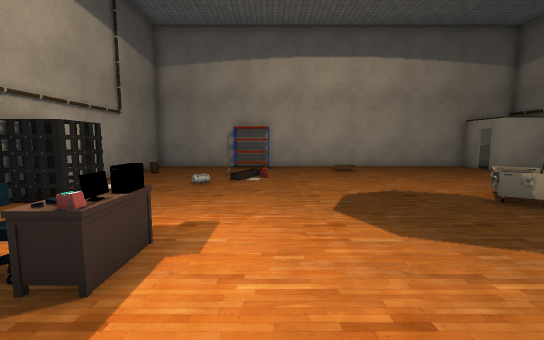
View 1 (above)

16 first-person views from a walk through a Unity game level. The camera is 1.4 m above the floor, tilts 6° down and sees 90° across. The floor is counted in squares, 1 m on a side. Each view is taken from the middle of a square. On the plan, view 1 faces up. The plan holds only what a view shows up to about 13 squares ahead; the rest is blank. The player is left out. Door leaves are left out, so doorways stand open. Some surface patterns are stand-ins.

View 2
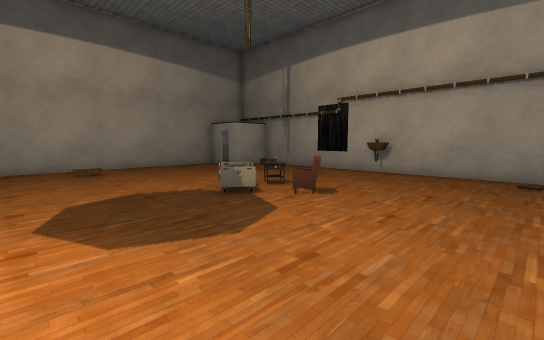

View 3
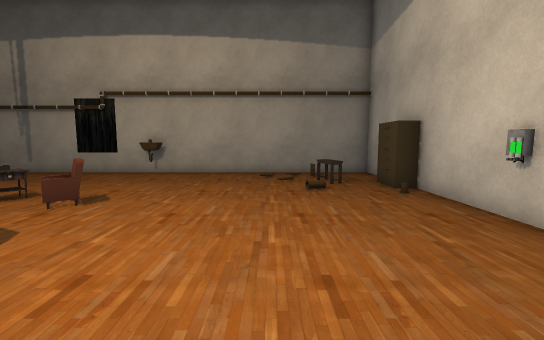

View 4
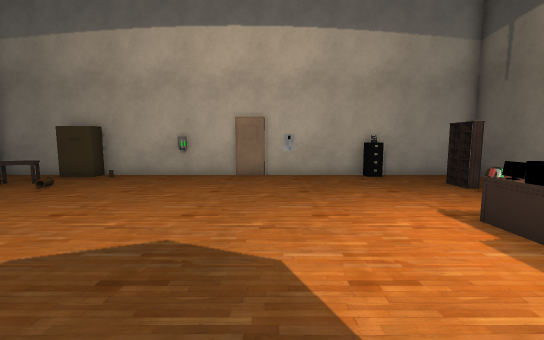

View 5
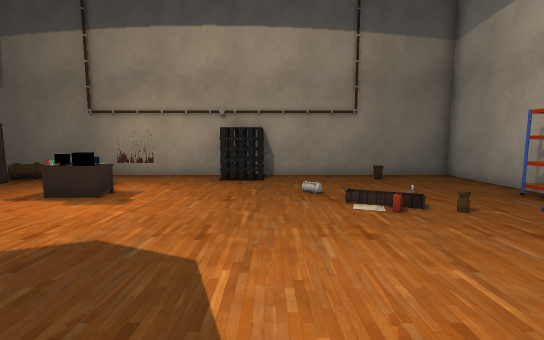

View 6
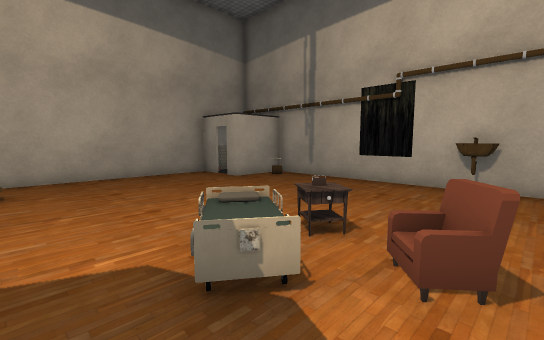

View 7
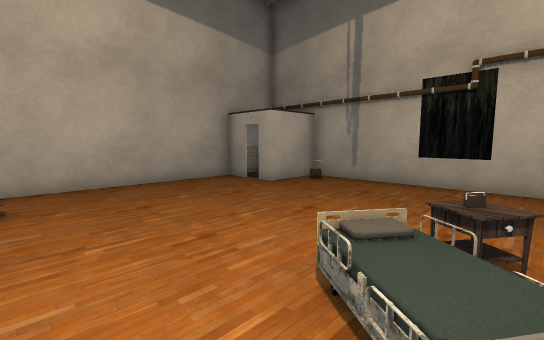

View 8
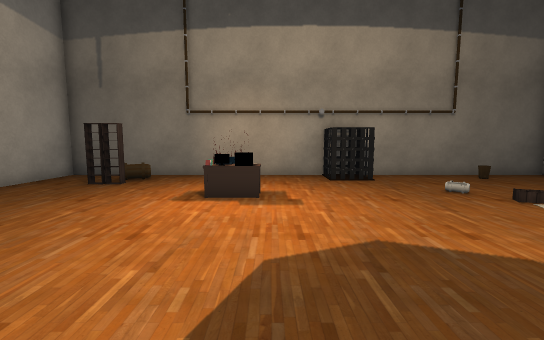

View 9
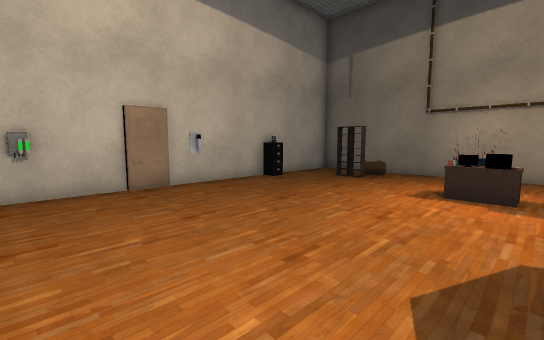

View 10
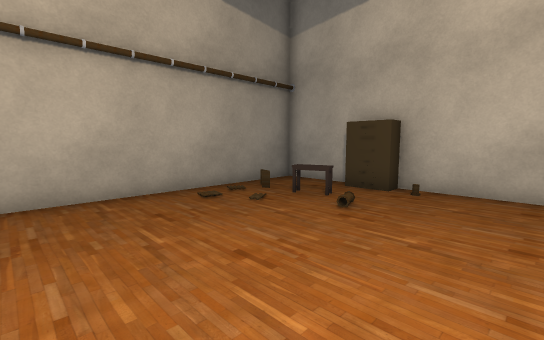

View 11
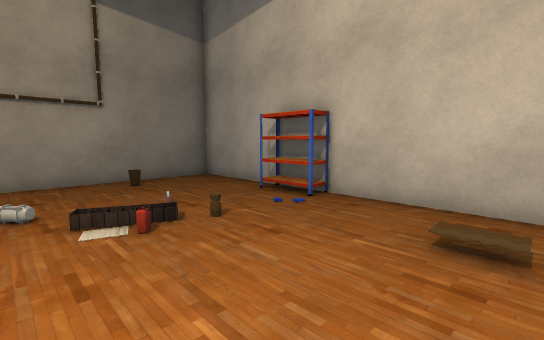

View 12
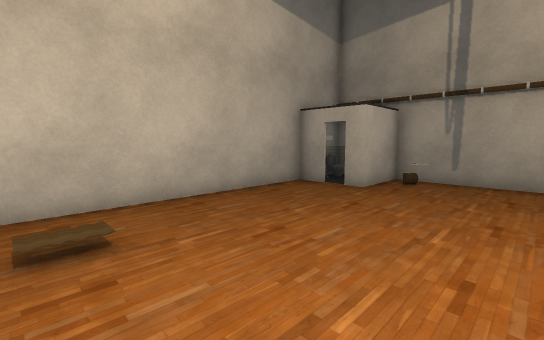

View 13
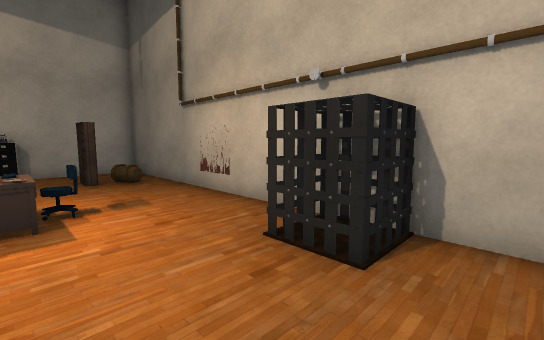

View 14
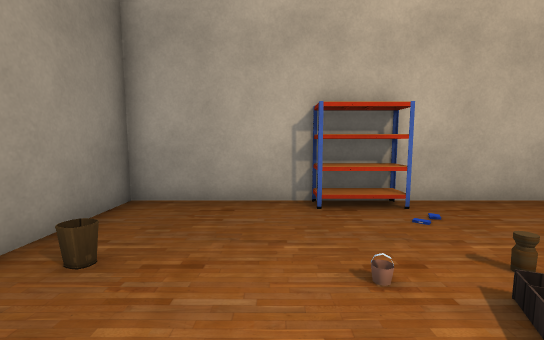

View 15
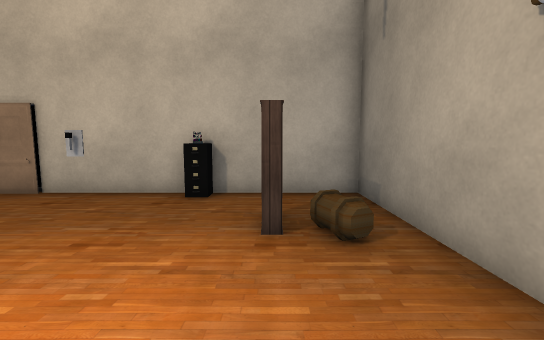

View 16
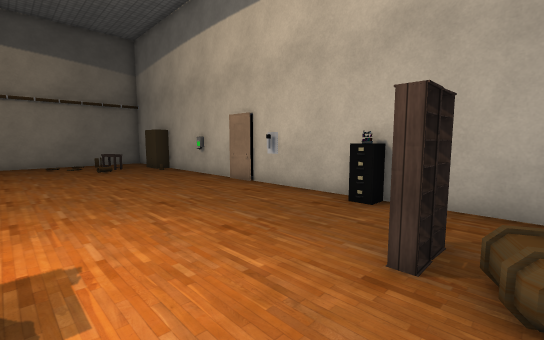

### Floor plan
Points are (right, up) in squares from view 1. A wall is a line through its corners. A room is listed if a view was taken in it or the views show most of it. See-through windows are left out.
Room 1 (views 1, 2, 3, 4, 5, 6, 7, 8, 9, 10, 11, 12, 13, 14, 15, 16)
walls: (-6.2, 6.2) (-4.7, 6.2); (2.5, -4.7) (3.4, -4.7); (-6.4, 7.7) (-4.8, 7.7) (-4.8, 6.2) (-6.4, 6.2); (6.6, -4.4) (8.2, -4.4); (13.4, 5.4) (13.4, 12.8) (10.8, 12.8) (10.8, 13.5); (-2.6, 15.3) (-6.4, 15.3) (-6.4, -4.4) (5.4, -4.4); (10.8, -4.4) (13.4, -4.4) (13.4, 4.5); (10.2, 15.3) (0.6, 15.3)
low walls: (2.4, -4.2) (3.4, -4.2); (-5.4, -0.7) (-5, -0.5) (-4.6, -1.3)
ways out: opening at (10, 15); open door at (11, 14)
objects: other object (-4, -2); other object (-4, -1); other object (-3, 3); other object (-2, -4); other object (-2, 2); other object (-2, 3); other object (-2, 4); other object (-2, 15) to (0, 15); other object (-1, 3); other object (1, -4); other object (5, 6) to (6, 7); other object (6, -4); other object (7, 4) to (7, 5); other object (7, 6) to (7, 7); other object (8, 6); other object (9, -4) to (10, -4); other object (10, -2) to (11, -2); other object (13, 5)

Where each view was taken, in squares from view 1:
view 1: 0 up, 0 right, facing up
view 2: 0 up, 1 right, facing up-right
view 3: 0 up, 1 right, facing right
view 4: 7 up, 2 right, facing down
view 5: 8 up, 5 right, facing left
view 6: 4 up, 4 right, facing up-right
view 7: 6 up, 4 right, facing up-right
view 8: 4 up, 5 right, facing left
view 9: 4 up, 6 right, facing down-left
view 10: 4 up, 6 right, facing down-right
view 11: 9 up, 4 right, facing up-left
view 12: 9 up, 3 right, facing up-right
view 13: 9 up, 2 left, facing down-left
view 14: 9 up, 3 left, facing up
view 15: 3 up, 4 left, facing down
view 16: 2 up, 5 left, facing down-right
